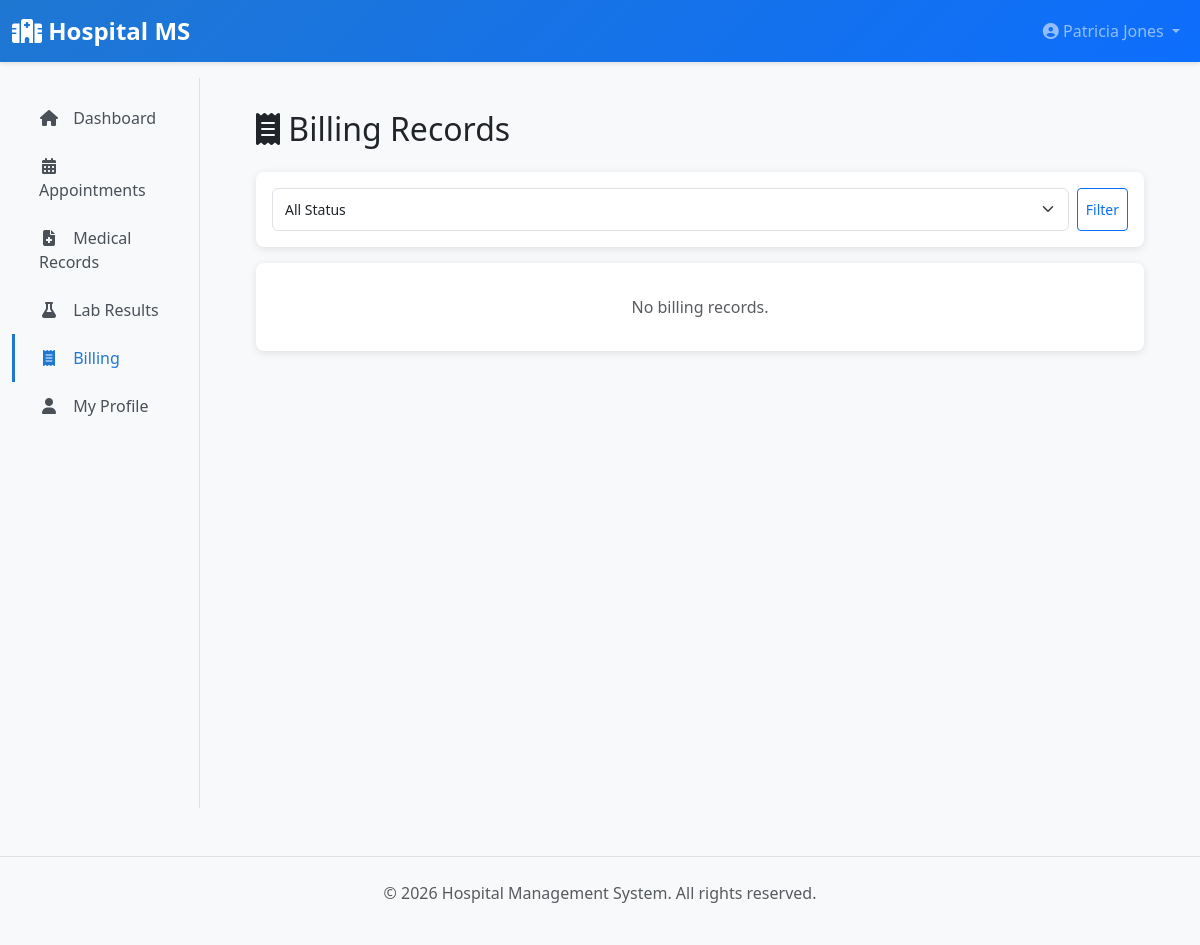
/patient/billing (signed in), run on an earlier commit of the app's database.
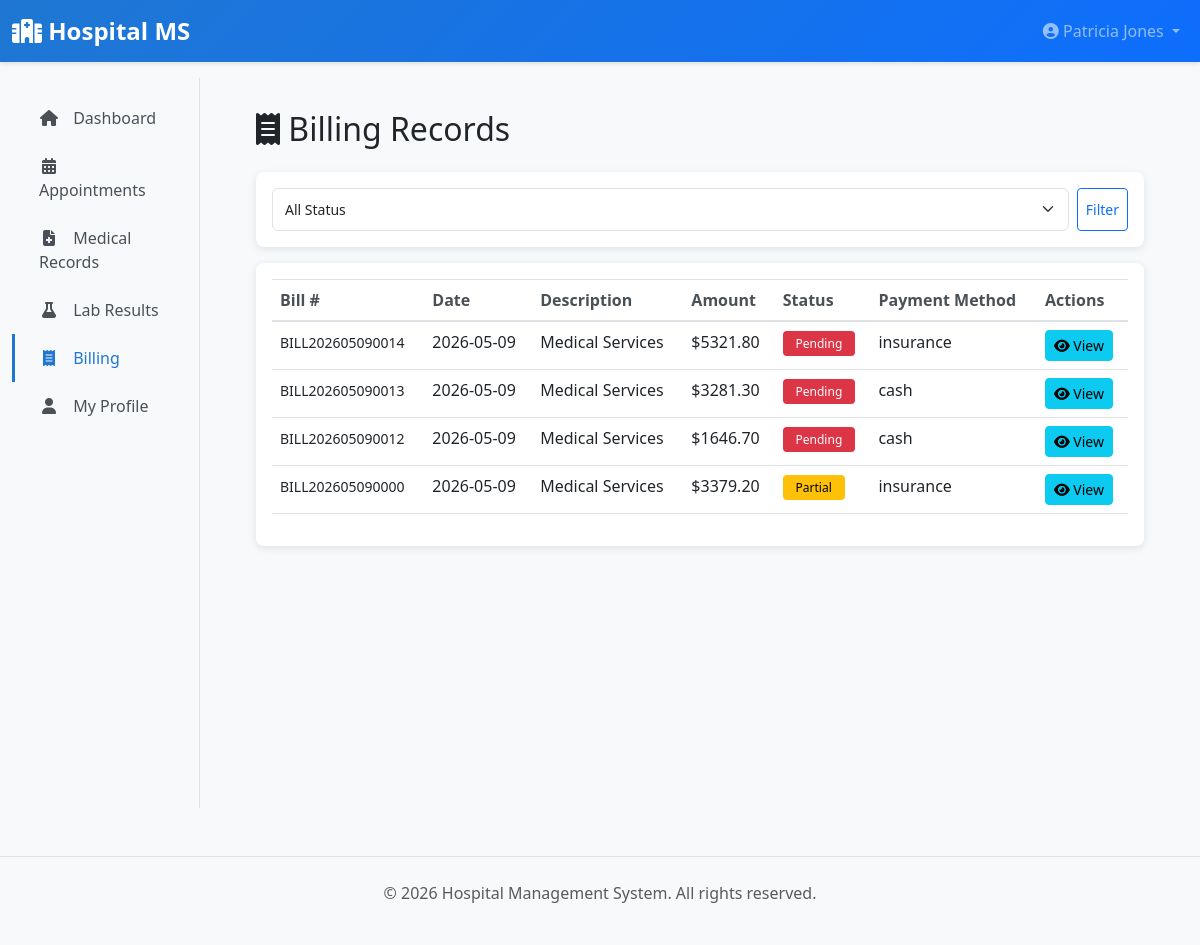
And on a later commit of the database.
### app/models/__init__.py (models this page shows, shortened)
class BillingRecord(db.Model):
    __tablename__ = 'billing_records'
    id = db.Column(db.Integer, primary_key=True)
    patient_id = db.Column(db.Integer, db.ForeignKey('patients.id'), nullable=False)
    bill_number = db.Column(db.String(30), unique=True, nullable=False)
    description = db.Column(db.Text)
    amount = db.Column(db.Float, nullable=False)
    tax = db.Column(db.Float, default=0.0)
    total_amount = db.Column(db.Float, nullable=False)
    payment_status = db.Column(db.String(20), default='pending')  # pending, paid, partial
    payment_date = db.Column(db.DateTime)
    payment_method = db.Column(db.String(50))  # cash, card, cheque, insurance
    bill_date = db.Column(db.DateTime, default=datetime.utcnow)
    notes = db.Column(db.Text)
    created_at = db.Column(db.DateTime, default=datetime.utcnow)
    patient = db.relationship('Patient', back_populates='billing_records')

### app/blueprints/patient.py (the view)
@patient_bp.route('/billing')
@login_required
@patient_required
def billing():
    patient = current_user.patient
    page = request.args.get('page', 1, type=int)
    status_filter = request.args.get('status', 'all')
    query = BillingRecord.query.filter_by(patient_id=patient.id)
    if status_filter != 'all':
        query = query.filter_by(payment_status=status_filter)
    bills = query.order_by(
        BillingRecord.created_at.desc()
    ).paginate(page=page, per_page=10)
    return render_template('patient/billing.html', bills=bills, status_filter=status_filter)

### app/blueprints/patient.py (called while the page is built)
def patient_required(f):
    @wraps(f)
    def decorated_function(*args, **kwargs):
        if not current_user.is_authenticated or current_user.role != UserRole.PATIENT:
            flash('You do not have permission to access this page.', 'danger')
            return redirect(url_for('main.dashboard'))
        return f(*args, **kwargs)
    return decorated_function

### app/models/__init__.py (called while the page is built)
    def get_full_name(self):
        return f"{self.first_name} {self.last_name}".strip()

### app/templates/patient/billing.html (shortened to what this page needs)
{% extends "layouts/base.html" %}
{% block content %}
<h2 class="mb-4"><i class="fas fa-receipt"></i> Billing Records</h2>
<div class="card mb-3">
    <div class="card-body">
        <form method="GET" class="d-flex gap-2">
            <select name="status" class="form-select form-select-sm">
                <option value="all" {% if status_filter == 'all' %}selected{% endif %}>All Status</option>
            </select>
            <button type="submit" class="btn btn-sm btn-outline-primary">Filter</button>
        </form>
    </div>
</div>
<div class="card">
    <div class="card-body">
        {% if bills.items %}
        <div class="table-responsive">
            <table class="table table-hover">
                <thead>
                    <tr>
                        <th>Bill #</th>
                        <th>Date</th>
                        <th>Description</th>
                        <th>Amount</th>
                        <th>Status</th>
                        <th>Payment Method</th>
                        <th>Actions</th>
                    </tr>
                </thead>
                <tbody>
                    {% for bill in bills.items %}
                    <tr>
                        <td><small>{{ bill.bill_number }}</small></td>
                        <td>{{ bill.bill_date.strftime('%Y-%m-%d') }}</td>
                        <td>{{ bill.description }}</td>
                        <td>${{ "%.2f"|format(bill.total_amount) }}</td>
                        <td>
                            {% if bill.payment_status == 'paid' %}
                                <span class="badge badge-success">Paid</span>
                            {% elif bill.payment_status == 'partial' %}
                                <span class="badge badge-warning">Partial</span>
                            {% else %}
                                <span class="badge badge-danger">Pending</span>
                            {% endif %}
                        </td>
                        <td>{{ bill.payment_method or '-' }}</td>
                        <td>
                            <a href="{{ url_for('patient.view_bill', bill_id=bill.id) }}" class="btn btn-sm btn-info">
                                <i class="fas fa-eye"></i> View
                            </a>
                        </td>
                    </tr>
                    {% endfor %}
                </tbody>
            </table>
        </div>
        {% else %}
        <p class="text-muted text-center my-3">No billing records.</p>
        {% endif %}
    </div>
</div>
{% endblock %}

What changed in the data, as far as the page shows it:
now on this page (row edited): BillingRecord: bill_number "BILL202605090014", bill_date "2026-05-09", description "Medical Services", total_amount "5321.80", payment_status "Pending", payment_method "insurance"
now on this page (row edited): BillingRecord: bill_number "BILL202605090013", bill_date "2026-05-09", description "Medical Services", total_amount "3281.30", payment_status "Pending", payment_method "cash"
now on this page (row edited): BillingRecord: bill_number "BILL202605090012", bill_date "2026-05-09", description "Medical Services", total_amount "1646.70", payment_status "Pending", payment_method "cash"
now on this page (row edited): BillingRecord: bill_number "BILL202605090000", bill_date "2026-05-09", description "Medical Services", total_amount "3379.20", payment_status "Partial", payment_method "insurance"
Also different on the page:
text no longer shown: "No billing records."
text now shown: "Bill # Date Description Amount Status Payment Method Actions"
